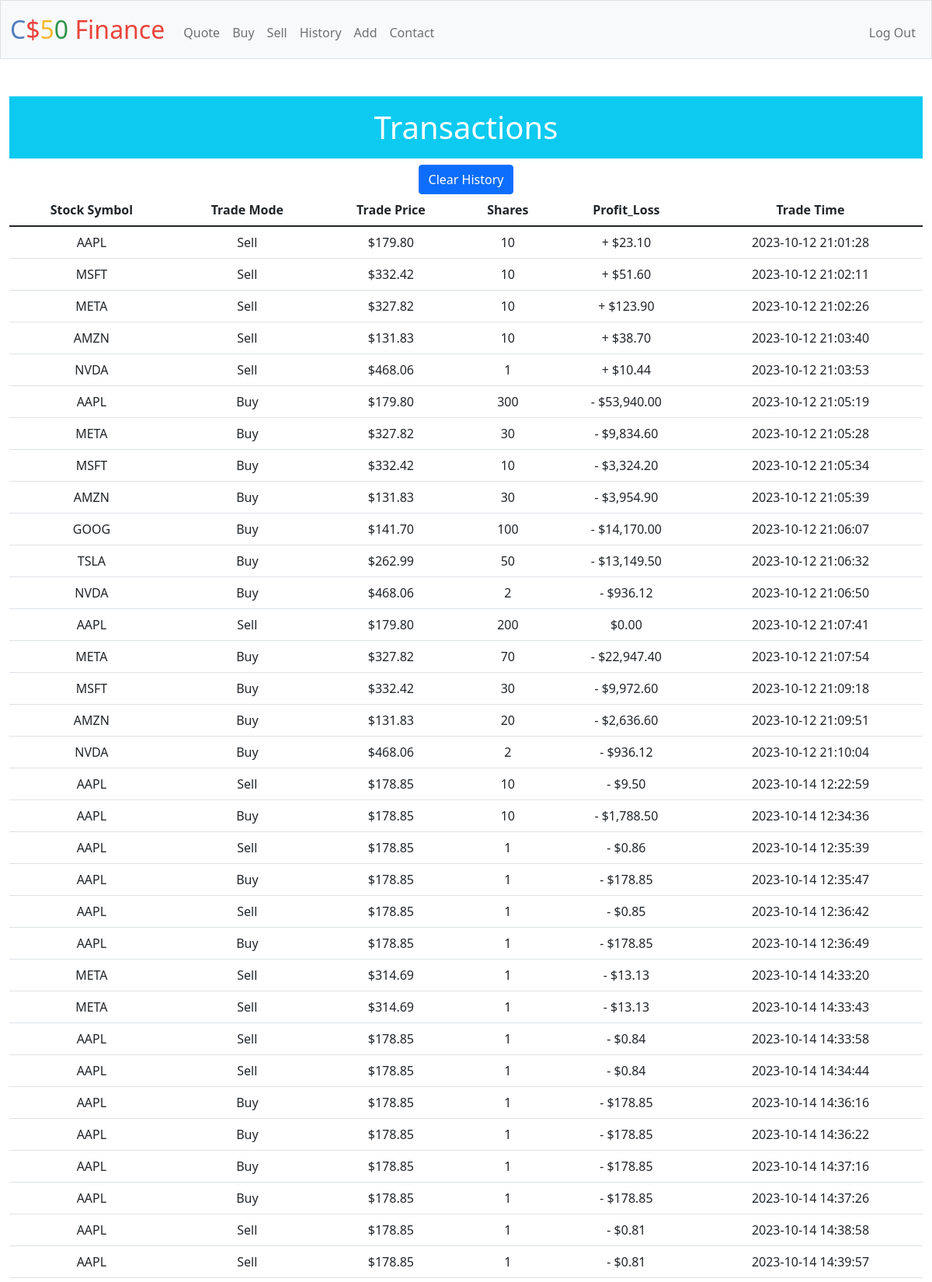
Screenshot of /history (signed in, upper part) with the database file from the repository.
### tables this page shows
CREATE TABLE transactions(
    id INTEGER PRIMARY KEY,
    stock_symbol TEXT NOT NULL,
    user_id INTEGER NOT NULL,
    trade_mode TEXT NOT NULL,
    shares INTEGER NOT NULL,
    price NUMERIC NOT NULL,
    profit_loss NUMERIC NOT NULL,
    time TEXT NOT NULL,
    FOREIGN KEY (user_id) REFERENCES users(id)
);

### app.py (the view)
@app.route("/history", methods=["GET", "POST"])
@login_required
def history():
    if request.method == "POST":
        db.execute("DELETE FROM transactions WHERE user_id = ?", session["user_id"])
        return redirect("/history")
    else:
        transactions = db.execute("SELECT * FROM transactions WHERE user_id = ?;", session["user_id"])
    return render_template("history.html", history = transactions)

### app.py (called while the page is built)
@app.after_request
def after_request(response):
    response.headers["Cache-Control"] = "no-cache, no-store, must-revalidate"
    response.headers["Expires"] = 0
    response.headers["Pragma"] = "no-cache"
    return response

### helpers.py (called while the page is built)
def login_required(f):
    @wraps(f)
    def decorated_function(*args, **kwargs):
        if session.get("user_id") is None:
            return redirect("/login")
        return f(*args, **kwargs)
    return decorated_function

def usd(value):
    return f"${abs(value):,.2f}"

### templates/history.html (shortened to what this page needs)
{% extends "layout.html" %}
{% block main %}
    <h1 class="p-3 mb-2 bg-info text-white">Transactions</h1>
    <form action="/history" method="post">
        <button class="btn btn-primary"type="submit">Clear History</button>
    </form>
    <table class="table">
        <thead>
            <tr>
                <th>
                    Stock Symbol
                </th>
                <th>
                    Trade Mode
                </th>
                <th>
                    Trade Price
                </th>
                <th>
                    Shares
                </th>
                <th>
                    Profit_Loss
                </th>
                <th>
                    Trade Time
                </th>
            </tr>
        </thead>
        <tbody>
            {% for row in history %}
                <tr>
                    <td>
                        {{row.stock_symbol}}
                    </td>
                    <td>
                        {{row.trade_mode}}
                    </td>
                    <td>
                        {{row.price | usd}}
                    </td>
                    <td>
                        {{row.shares}}
                    </td>
                    <td>
                        {% if row.profit_loss > 0 %}
                        +
                        {% elif row.profit_loss < 0 %}
                        -
                        {% endif %}
                        {{row.profit_loss | usd}}
                    </td>
                    <td>
                        {{row.time}}
                    </td>
                </tr>
            {% endfor %}
        </tbody>
    </table>
{% endblock %}

### templates/layout.html (shortened to what this page needs)
<!DOCTYPE html>
<html lang="en">
    <head>
        <link href="https://cdn.jsdelivr.net/npm/bootstrap@5.1.3/dist/css/bootstrap.min.css" rel="stylesheet">
        <link href="/static/styles.css" rel="stylesheet">
    </head>
    <body>
        <nav class="bg-light border navbar navbar-expand-md navbar-light">
            <div class="container-fluid">
                <a class="navbar-brand" href="/"><span class="blue">C</span><span class="red">$</span><span class="yellow">5</span><span class="green">0</span> <span class="red">Finance</span></a>
                <div class="collapse navbar-collapse" id="navbar">
                    {% if session["user_id"] %}
                        <ul class="navbar-nav me-auto mt-2">
                            <li class="nav-item"><a class="nav-link" href="/quote">Quote</a></li>
                            <li class="nav-item"><a class="nav-link" href="/buy">Buy</a></li>
                            <li class="nav-item"><a class="nav-link" href="/sell">Sell</a></li>
                            <li class="nav-item"><a class="nav-link" href="/history">History</a></li>
                            <li class="nav-item"><a class="nav-link" href="/add">Add</a></li>
                            <li class="nav-item"><a class="nav-link" href="/contact">Contact</a></li>
                        </ul>
                        <ul class="navbar-nav ms-auto mt-2">
                            <li class="nav-item"><a class="nav-link" href="/logout">Log Out</a></li>
                        </ul>
                    {% else %}
                        <ul class="navbar-nav ms-auto mt-2">
                            <li class="nav-item"><a class="nav-link" href="/reset">Forget Password</a></li>
                            <li class="nav-item"><a class="nav-link" href="/register">Register</a></li>
                            <li class="nav-item"><a class="nav-link" href="/login">Log In</a></li>
                        </ul>
                    {% endif %}
                </div>
            </div>
        </nav>
        <main class="container-fluid py-5 text-center">
            {% block main %}{% endblock %}
        </main>
    </body>
</html>

### static/styles.css (style rules this page uses)
nav .navbar-brand { font-size: xx-large; }
nav .navbar-brand .blue { color: #537fbe; }
nav .navbar-brand .red { color: #ea433b; }
nav .navbar-brand .yellow { color: #f5b82e; }
nav .navbar-brand .green { color: #2e944b; }

### rows the page displays
transactions: stock_symbol "AAPL", trade_mode "Sell", price "$179.80", shares "10", profit_loss "$23.10", time "2023-10-12 21:01:28"
transactions: stock_symbol "MSFT", trade_mode "Sell", price "$332.42", shares "10", profit_loss "$51.60", time "2023-10-12 21:02:11"
transactions: stock_symbol "META", trade_mode "Sell", price "$327.82", shares "10", profit_loss "$123.90", time "2023-10-12 21:02:26"
transactions: stock_symbol "AMZN", trade_mode "Sell", price "$131.83", shares "10", profit_loss "$38.70", time "2023-10-12 21:03:40"
transactions: stock_symbol "NVDA", trade_mode "Sell", price "$468.06", shares "1", profit_loss "$10.44", time "2023-10-12 21:03:53"
transactions: stock_symbol "AAPL", trade_mode "Buy", price "$179.80", shares "300", profit_loss "$53,940.00", time "2023-10-12 21:05:19"
transactions: stock_symbol "META", trade_mode "Buy", price "$327.82", shares "30", profit_loss "$9,834.60", time "2023-10-12 21:05:28"
transactions: stock_symbol "MSFT", trade_mode "Buy", price "$332.42", shares "10", profit_loss "$3,324.20", time "2023-10-12 21:05:34"
transactions: stock_symbol "AMZN", trade_mode "Buy", price "$131.83", shares "30", profit_loss "$3,954.90", time "2023-10-12 21:05:39"
transactions: stock_symbol "GOOG", trade_mode "Buy", price "$141.70", shares "100", profit_loss "$14,170.00", time "2023-10-12 21:06:07"
transactions: stock_symbol "TSLA", trade_mode "Buy", price "$262.99", shares "50", profit_loss "$13,149.50", time "2023-10-12 21:06:32"
transactions: stock_symbol "NVDA", trade_mode "Buy", price "$468.06", shares "2", profit_loss "$936.12", time "2023-10-12 21:06:50"
transactions: stock_symbol "AAPL", trade_mode "Sell", price "$179.80", shares "200", profit_loss "$0.00", time "2023-10-12 21:07:41"
transactions: stock_symbol "META", trade_mode "Buy", price "$327.82", shares "70", profit_loss "$22,947.40", time "2023-10-12 21:07:54"
transactions: stock_symbol "MSFT", trade_mode "Buy", price "$332.42", shares "30", profit_loss "$9,972.60", time "2023-10-12 21:09:18"
transactions: stock_symbol "AMZN", trade_mode "Buy", price "$131.83", shares "20", profit_loss "$2,636.60", time "2023-10-12 21:09:51"
transactions: stock_symbol "NVDA", trade_mode "Buy", price "$468.06", shares "2", profit_loss "$936.12", time "2023-10-12 21:10:04"
transactions: stock_symbol "AAPL", trade_mode "Sell", price "$178.85", shares "10", profit_loss "$9.50", time "2023-10-14 12:22:59"
transactions: stock_symbol "AAPL", trade_mode "Buy", price "$178.85", shares "10", profit_loss "$1,788.50", time "2023-10-14 12:34:36"
transactions: stock_symbol "AAPL", trade_mode "Sell", price "$178.85", shares "1", profit_loss "$0.86", time "2023-10-14 12:35:39"
transactions: stock_symbol "AAPL", trade_mode "Buy", price "$178.85", shares "1", profit_loss "$178.85", time "2023-10-14 12:35:47"
transactions: stock_symbol "AAPL", trade_mode "Sell", price "$178.85", shares "1", profit_loss "$0.85", time "2023-10-14 12:36:42"
transactions: stock_symbol "AAPL", trade_mode "Buy", price "$178.85", shares "1", profit_loss "$178.85", time "2023-10-14 12:36:49"
transactions: stock_symbol "META", trade_mode "Sell", price "$314.69", shares "1", profit_loss "$13.13", time "2023-10-14 14:33:20"
transactions: stock_symbol "META", trade_mode "Sell", price "$314.69", shares "1", profit_loss "$13.13", time "2023-10-14 14:33:43"
transactions: stock_symbol "AAPL", trade_mode "Sell", price "$178.85", shares "1", profit_loss "$0.84", time "2023-10-14 14:33:58"
transactions: stock_symbol "AAPL", trade_mode "Sell", price "$178.85", shares "1", profit_loss "$0.84", time "2023-10-14 14:34:44"
transactions: stock_symbol "AAPL", trade_mode "Buy", price "$178.85", shares "1", profit_loss "$178.85", time "2023-10-14 14:36:16"
transactions: stock_symbol "AAPL", trade_mode "Buy", price "$178.85", shares "1", profit_loss "$178.85", time "2023-10-14 14:36:22"
transactions: stock_symbol "AAPL", trade_mode "Buy", price "$178.85", shares "1", profit_loss "$178.85", time "2023-10-14 14:37:16"
transactions: stock_symbol "AAPL", trade_mode "Buy", price "$178.85", shares "1", profit_loss "$178.85", time "2023-10-14 14:37:26"
transactions: stock_symbol "AAPL", trade_mode "Sell", price "$178.85", shares "1", profit_loss "$0.81", time "2023-10-14 14:38:58"
transactions: stock_symbol "AAPL", trade_mode "Sell", price "$178.85", shares "1", profit_loss "$0.81", time "2023-10-14 14:39:57"
